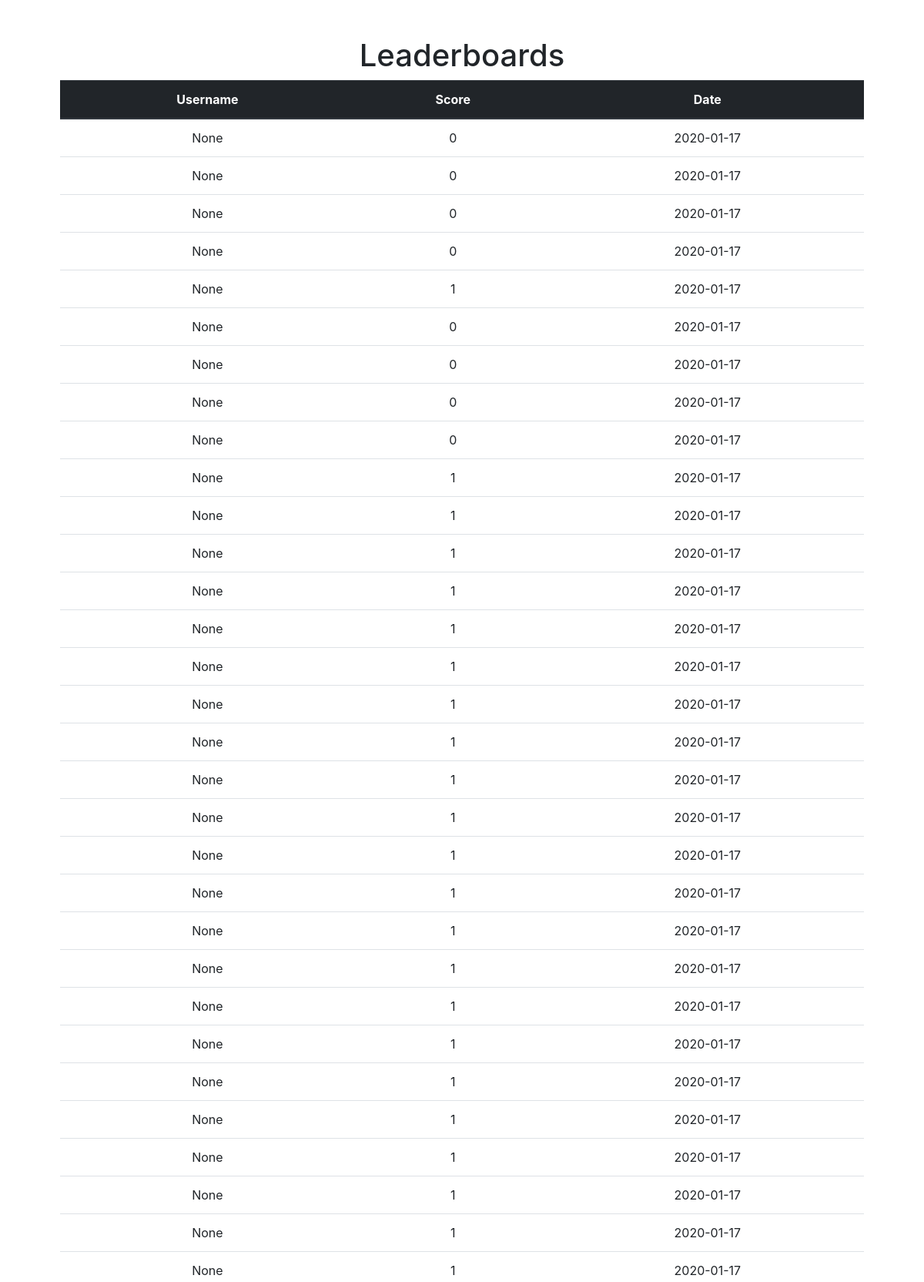
The app's page /leaderboard (upper part) with its own data.
### tables this page shows
CREATE TABLE 'scores' ('id' integer PRIMARY KEY AUTOINCREMENT NOT NULL, 'username' varchar(16), 'score' integer NOT NULL, 'date' date NOT NULL DEFAULT CURRENT_DATE);

### application.py (the view)
@app.route("/leaderboard")
def leaderboard():
    scores = db.execute("SELECT * FROM scores")
    return render_template("leaderboard.html", scores=scores)#, top10, userdata)

### application.py (called while the page is built)
@app.after_request
def after_request(response):
    response.headers["Cache-Control"] = "no-cache, no-store, must-revalidate"
    response.headers["Expires"] = 0
    response.headers["Pragma"] = "no-cache"
    return response

### templates/leaderboard.html
{% extends "layout.html" %}
{% block main %}
<h1><center>Leaderboards</center></h1>
<table class="table">
  <thead class="thead-dark">
    <tr>
      <th scope="col">Username</th>
      <th scope="col">Score</th>
      <th scope="col">Date</th>
    </tr>
  </thead>
  <tbody>
    {% for score in scores %}
    <tr>
      <td> {{score.username}} </td>
      <td> {{score.score}}</td></td>
      <td> {{score.date}}</td>
    </tr>
    {% endfor %}
  </tbody>
</table>
{% endblock %}

### templates/layout.html (shortened to what this page needs)
<!DOCTYPE HTML>
<html lang="en">
    <head>
        <link href="https://maxcdn.bootstrapcdn.com/bootstrap/4.1.3/css/bootstrap.min.css" rel="stylesheet">
        <link href="/static/styles.css" rel="stylesheet">
    </head>
    <body>
        <main class = "container p-5">
            {% block main %}
            {% endblock %}
        </main>
    </body>
</html>

### templates/static/styles.css (style rules this page uses)
main { overflow-x: auto; text-align: center; }

### records on screen
scores: username "None", score "0", date "2020-01-17"
scores: username "None", score "0", date "2020-01-17"
scores: username "None", score "0", date "2020-01-17"
scores: username "None", score "0", date "2020-01-17"
scores: username "None", score "1", date "2020-01-17"
scores: username "None", score "0", date "2020-01-17"
scores: username "None", score "0", date "2020-01-17"
scores: username "None", score "0", date "2020-01-17"
scores: username "None", score "0", date "2020-01-17"
scores: username "None", score "1", date "2020-01-17"
scores: username "None", score "1", date "2020-01-17"
scores: username "None", score "1", date "2020-01-17"
scores: username "None", score "1", date "2020-01-17"
scores: username "None", score "1", date "2020-01-17"
scores: username "None", score "1", date "2020-01-17"
scores: username "None", score "1", date "2020-01-17"
scores: username "None", score "1", date "2020-01-17"
scores: username "None", score "1", date "2020-01-17"
scores: username "None", score "1", date "2020-01-17"
scores: username "None", score "1", date "2020-01-17"
scores: username "None", score "1", date "2020-01-17"
scores: username "None", score "1", date "2020-01-17"
scores: username "None", score "1", date "2020-01-17"
scores: username "None", score "1", date "2020-01-17"
scores: username "None", score "1", date "2020-01-17"
scores: username "None", score "1", date "2020-01-17"
scores: username "None", score "1", date "2020-01-17"
scores: username "None", score "1", date "2020-01-17"
scores: username "None", score "1", date "2020-01-17"
scores: username "None", score "1", date "2020-01-17"
scores: username "None", score "1", date "2020-01-17"
